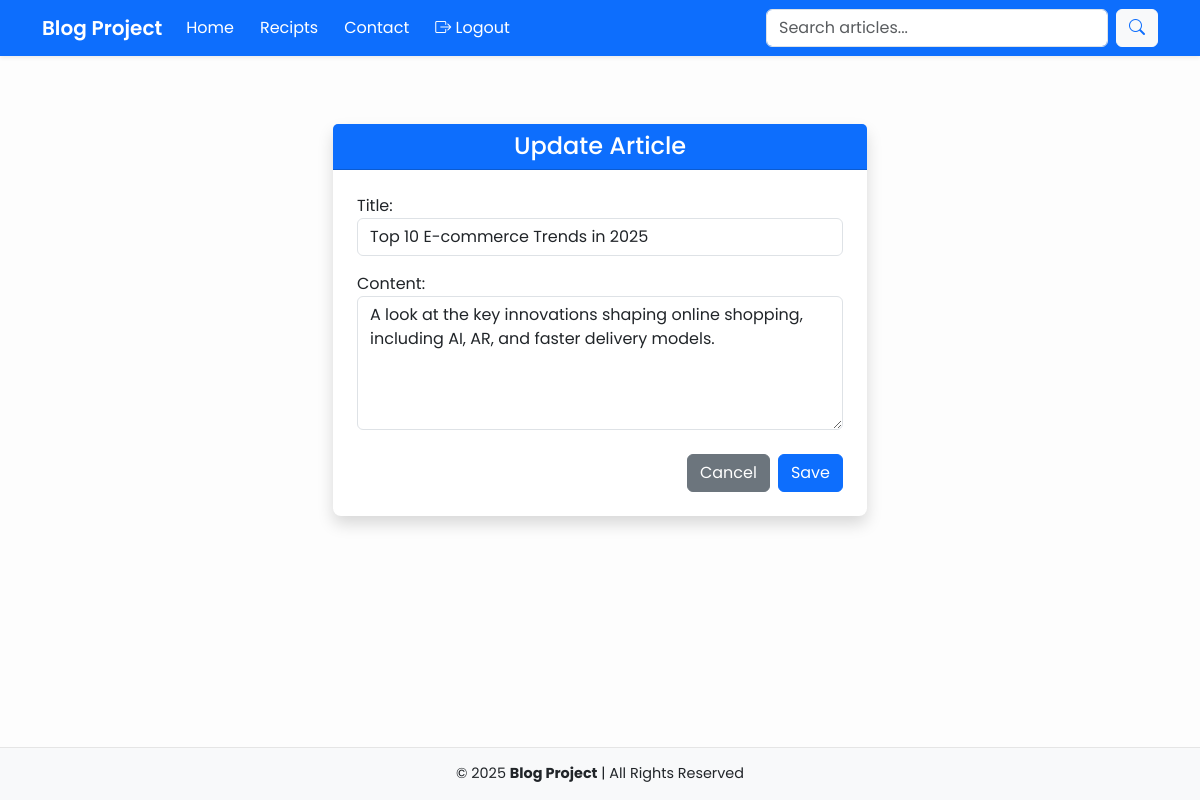
/articles/1/edit/ (signed in), run on the app's committed database.
### articles/models.py (models this page shows, shortened)
class Article(models.Model):
    user = models.ForeignKey(User, blank=True, null=True, on_delete=models.CASCADE)
    title = models.CharField(max_length=255)
    slug = models.SlugField(max_length=255, blank=True, null=True)
    content = models.TextField()
    created_at = models.DateTimeField(auto_now_add=True)
    updated_at = models.DateTimeField(auto_now=True)
    publish = models.DateField(null=True, blank=True)
    objects = ArticleManager()

### articles/views.py (the view)
# urls.py: path("<int:id>/edit/", articles_update_view, name="article-update"),
@login_required
def articles_update_view(request, id):
    obj = get_object_or_404(Article, id=id)
    print(obj)
    form = ArticleForm(request.POST or None, instance=obj)
    context = {
        "form":form,
        "object":obj
    }
    if form.is_valid():
        form.save()
        return redirect('home')
    return render(request, "articles/update.html", context)

### articles/forms.py (shortened to what this page needs)
class ArticleForm(forms.ModelForm):
    class Meta:
        model = Article
        fields = ['title', 'content']
        widgets = {
            'title': forms.TextInput(attrs={
                'class': 'form-control',
                'placeholder': 'Enter the title'
            }),
            'content': forms.Textarea(attrs={
                'class': 'form-control',
                'placeholder': 'Write your content here',
                'rows': 5
            }),
        }

### articles/models.py (called while the page is built)
    def get_queryset(self):
        return ArticleQuerySet(self.model, using=self._db)

### articles/templates/articles/update.html (shortened to what this page needs)
{% extends "layout/base.html" %} {% block content %}
<div class="container mt-5">
  <div class="row justify-content-center">
    <div class="col-md-8 col-lg-6">
      <div class="card shadow border-0 rounded-3">
        <div class="card-header bg-primary text-white text-center">
          <h4 class="mb-0">Update Article</h4>
        </div>
        <form method="POST" class="p-4" autocomplete="off">
          <div class="form-group mb-3">{{ form.as_p }}</div>
          <div class="d-flex justify-content-end gap-2 mt-4">
            <a href="{% url 'home' %}" class="btn btn-secondary"> Cancel </a>
            <button type="submit" class="btn btn-primary">Save</button>
          </div>
        </form>
      </div>
    </div>
  </div>
</div>
{% endblock content %}

### templates/layout/base.html (style rules this page uses)
html, body { height: 100%; }
body { font-family: "Poppins", sans-serif; display: flex; flex-direction: column; background-color: #fdfdfd; }

### data on the page
Article: title "Top 10 E-commerce Trends in 2025", content "A look at the key innovations shaping online shopping, including AI, AR, and faster delivery models."

### other printed values
{{ year|default:2025 }} "2025"
